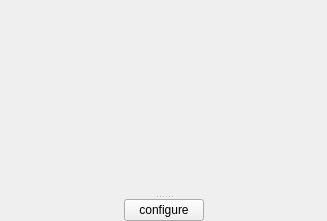
<?xml version="1.0" encoding="UTF-8"?>
<ui version="4.0">
 <class>SourceView</class>
 <widget class="QWidget" name="SourceView">
  <property name="geometry">
   <rect>
    <x>0</x>
    <y>0</y>
    <width>327</width>
    <height>221</height>
   </rect>
  </property>
  <property name="windowTitle">
   <string>sourceView</string>
  </property>
  <layout class="QVBoxLayout" name="verticalLayout">
   <property name="spacing">
    <number>0</number>
   </property>
   <property name="leftMargin">
    <number>0</number>
   </property>
   <property name="topMargin">
    <number>0</number>
   </property>
   <property name="rightMargin">
    <number>0</number>
   </property>
   <property name="bottomMargin">
    <number>0</number>
   </property>
   <item>
    <widget class="QSplitter" name="splitter">
     <property name="orientation">
      <enum>Qt::Vertical</enum>
     </property>
     <widget class="RoiView" name="view" native="true">
      <property name="sizePolicy">
       <sizepolicy hsizetype="Expanding" vsizetype="Expanding">
        <horstretch>0</horstretch>
        <verstretch>0</verstretch>
       </sizepolicy>
      </property>
     </widget>
     <widget class="QWidget" name="toolBar" native="true">
      <property name="sizePolicy">
       <sizepolicy hsizetype="Minimum" vsizetype="Minimum">
        <horstretch>0</horstretch>
        <verstretch>0</verstretch>
       </sizepolicy>
      </property>
      <property name="maximumSize">
       <size>
        <width>16777215</width>
        <height>22</height>
       </size>
      </property>
      <layout class="QHBoxLayout" name="horizontalLayout">
       <property name="spacing">
        <number>2</number>
       </property>
       <property name="leftMargin">
        <number>0</number>
       </property>
       <property name="topMargin">
        <number>0</number>
       </property>
       <property name="rightMargin">
        <number>0</number>
       </property>
       <property name="bottomMargin">
        <number>0</number>
       </property>
       <item>
        <spacer name="leftSpacer">
         <property name="orientation">
          <enum>Qt::Horizontal</enum>
         </property>
         <property name="sizeHint" stdset="0">
          <size>
           <width>40</width>
           <height>20</height>
          </size>
         </property>
        </spacer>
       </item>
       <item>
        <widget class="QPushButton" name="configureButton">
         <property name="text">
          <string>configure</string>
         </property>
        </widget>
       </item>
       <item>
        <spacer name="rightSpacer">
         <property name="orientation">
          <enum>Qt::Horizontal</enum>
         </property>
         <property name="sizeHint" stdset="0">
          <size>
           <width>40</width>
           <height>20</height>
          </size>
         </property>
        </spacer>
       </item>
      </layout>
     </widget>
    </widget>
   </item>
  </layout>
 </widget>
 <customwidgets>
  <customwidget>
   <class>RoiView</class>
   <extends>QWidget</extends>
   <header>piafedit.gui.image.views.roi_view</header>
   <container>1</container>
  </customwidget>
 </customwidgets>
 <resources/>
 <connections/>
</ui>
